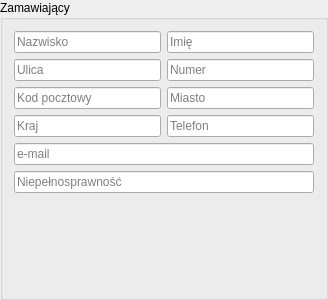
<?xml version="1.0" encoding="UTF-8"?>
<ui version="4.0">
 <class>MainGroupBox</class>
 <widget class="QGroupBox" name="MainGroupBox">
  <property name="geometry">
   <rect>
    <x>0</x>
    <y>0</y>
    <width>324</width>
    <height>300</height>
   </rect>
  </property>
  <property name="sizePolicy">
   <sizepolicy hsizetype="Minimum" vsizetype="Preferred">
    <horstretch>0</horstretch>
    <verstretch>0</verstretch>
   </sizepolicy>
  </property>
  <property name="windowTitle">
   <string>GroupBox</string>
  </property>
  <property name="title">
   <string>Zamawiający</string>
  </property>
  <layout class="QGridLayout" name="gridLayout">
   <item row="0" column="0">
    <widget class="QLineEdit" name="surnameLineEdit">
     <property name="minimumSize">
      <size>
       <width>147</width>
       <height>0</height>
      </size>
     </property>
     <property name="placeholderText">
      <string>Nazwisko</string>
     </property>
    </widget>
   </item>
   <item row="1" column="1">
    <widget class="QLineEdit" name="numberLineEdit">
     <property name="minimumSize">
      <size>
       <width>147</width>
       <height>0</height>
      </size>
     </property>
     <property name="placeholderText">
      <string>Numer</string>
     </property>
    </widget>
   </item>
   <item row="3" column="1">
    <widget class="QLineEdit" name="phoneLineEdit">
     <property name="minimumSize">
      <size>
       <width>147</width>
       <height>0</height>
      </size>
     </property>
     <property name="placeholderText">
      <string>Telefon</string>
     </property>
    </widget>
   </item>
   <item row="0" column="1">
    <widget class="QLineEdit" name="nameLineEdit">
     <property name="minimumSize">
      <size>
       <width>147</width>
       <height>0</height>
      </size>
     </property>
     <property name="placeholderText">
      <string>Imię</string>
     </property>
    </widget>
   </item>
   <item row="3" column="0">
    <widget class="QLineEdit" name="countryLineEdit">
     <property name="minimumSize">
      <size>
       <width>147</width>
       <height>0</height>
      </size>
     </property>
     <property name="placeholderText">
      <string>Kraj</string>
     </property>
    </widget>
   </item>
   <item row="1" column="0">
    <widget class="QLineEdit" name="streetLineEdit">
     <property name="minimumSize">
      <size>
       <width>147</width>
       <height>0</height>
      </size>
     </property>
     <property name="placeholderText">
      <string>Ulica</string>
     </property>
    </widget>
   </item>
   <item row="2" column="1">
    <widget class="QLineEdit" name="cityLineEdit">
     <property name="minimumSize">
      <size>
       <width>147</width>
       <height>0</height>
      </size>
     </property>
     <property name="placeholderText">
      <string>Miasto</string>
     </property>
    </widget>
   </item>
   <item row="4" column="0" colspan="2">
    <widget class="QLineEdit" name="emailLineEdit">
     <property name="minimumSize">
      <size>
       <width>147</width>
       <height>0</height>
      </size>
     </property>
     <property name="placeholderText">
      <string>e-mail</string>
     </property>
    </widget>
   </item>
   <item row="5" column="0" colspan="2">
    <widget class="QLineEdit" name="disabilityLineEdit">
     <property name="minimumSize">
      <size>
       <width>147</width>
       <height>0</height>
      </size>
     </property>
     <property name="placeholderText">
      <string>Niepełnosprawność</string>
     </property>
    </widget>
   </item>
   <item row="2" column="0">
    <widget class="QLineEdit" name="postalCodeLineEdit">
     <property name="minimumSize">
      <size>
       <width>147</width>
       <height>0</height>
      </size>
     </property>
     <property name="placeholderText">
      <string>Kod pocztowy</string>
     </property>
    </widget>
   </item>
   <item row="6" column="0" colspan="2">
    <spacer name="verticalSpacer">
     <property name="orientation">
      <enum>Qt::Vertical</enum>
     </property>
     <property name="sizeHint" stdset="0">
      <size>
       <width>20</width>
       <height>40</height>
      </size>
     </property>
    </spacer>
   </item>
  </layout>
 </widget>
 <tabstops>
  <tabstop>surnameLineEdit</tabstop>
  <tabstop>nameLineEdit</tabstop>
  <tabstop>streetLineEdit</tabstop>
  <tabstop>numberLineEdit</tabstop>
  <tabstop>postalCodeLineEdit</tabstop>
  <tabstop>cityLineEdit</tabstop>
  <tabstop>countryLineEdit</tabstop>
  <tabstop>phoneLineEdit</tabstop>
  <tabstop>emailLineEdit</tabstop>
  <tabstop>disabilityLineEdit</tabstop>
 </tabstops>
 <resources/>
 <connections/>
</ui>
